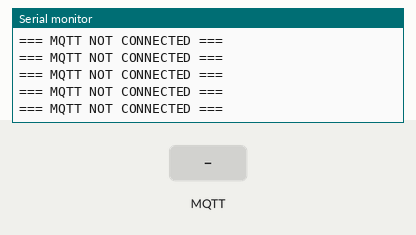
A sketch run on a simulated Arduino Leonardo, built with avr-gcc and run on an emulated ATmega32U4. On the bench: the last lines printed to the serial monitor. The inputs (shaded band) are chosen by the test bench. Random numbers use the default seed unless the sketch sets one; no MQTT or app messages arrive unless stated.

Above: at 7.2 s.
7.3 s: MQTT message "1" arrives on the first subscribed topic
10.3 s: MQTT message "on" arrives on the first subscribed topic
At 11.5 s:
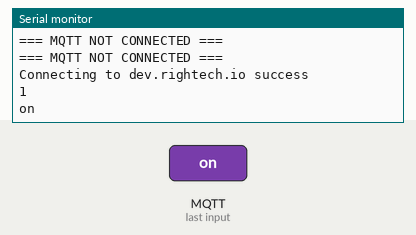
11.8 s: MQTT message "off" arrives on the first subscribed topic
At 12.8 s:
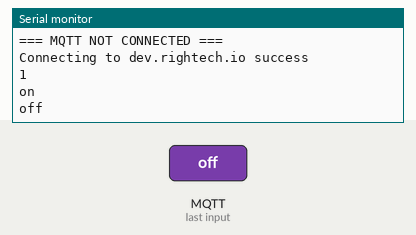

Measured:
- after the input at 10.3 s, the serial monitor: prints a new line at once (image 1)
- after the input at 11.8 s, the serial monitor: prints a new line at once (image 2)

The sketch:

sketch_feb27a.ino
```cpp
// Select your modem:
#define TINY_GSM_MODEM_SIM800

// Set serial for debug console (to the Serial Monitor, default speed 115200)
#define SerialMon Serial

// Set serial for AT commands (to the module)
// Use Hardware Serial on Mega, Leonardo, Micro
#ifndef __AVR_ATmega328P__
#define SerialAT Serial1

// or Software Serial on Uno, Nano
#else
#include <SoftwareSerial.h>
SoftwareSerial SerialAT(8, 9);  // RX, TX
#endif

// See all AT commands, if wanted
// #define DUMP_AT_COMMANDS

// Define the serial console for debug prints, if needed
#define TINY_GSM_DEBUG SerialMon

// Add a reception delay, if needed.
// This may be needed for a fast processor at a slow baud rate.
#define TINY_GSM_YIELD() { delay(2); }

// Your GPRS credentials, if any
const char apn[]      = "internet";
const char gprsUser[] = "";
const char gprsPass[] = "";

// MQTT details
const char* broker = "dev.rightech.io";

#include <TinyGsmClient.h>
#include <PubSubClient.h>

#define PUB_DELAY (5 * 1000) /* 5 seconds */

#ifdef DUMP_AT_COMMANDS
#include <StreamDebugger.h>
StreamDebugger debugger(SerialAT, SerialMon);
TinyGsm        modem(debugger);
#else
TinyGsm        modem(SerialAT);
#endif
TinyGsmClient client(modem);
PubSubClient  mqtt(client);

uint32_t lastReconnectAttempt = 0;

void mqttCallback(char* topic, byte* payload, unsigned int len) {
  SerialMon.println(topic);
  SerialMon.write(payload, len);
  SerialMon.println();
}

boolean mqttConnect() {
  SerialMon.print("Connecting to ");
  SerialMon.print(broker);

  // Connect to MQTT Broker
  boolean status = mqtt.connect("65db409902f9edea22d739a0");

  if (status == false) {
    SerialMon.println(" fail");
    return false;
  }
  SerialMon.println(" success");

  mqtt.subscribe("base/relay/led1");
  return mqtt.connected();
}


void setup() {
  // Set console baud rate
  SerialMon.begin(115200);
  delay(10);

  SerialMon.println("Wait...");

  // Set GSM module baud rate
  SerialAT.begin(9600);
  delay(6000);

  // Restart takes quite some time
  // To skip it, call init() instead of restart()
  SerialMon.println("Initializing modem...");
  modem.restart();
  // modem.init();

  String modemInfo = modem.getModemInfo();
  SerialMon.print("Modem Info: ");
  SerialMon.println(modemInfo);

  SerialMon.print("Waiting for network...");
  if (!modem.waitForNetwork()) {
    SerialMon.println(" fail");
    delay(10000);
    return;
  }
  SerialMon.println(" success");

  if (modem.isNetworkConnected()) {
    SerialMon.println("Network connected");
  }

  // GPRS connection parameters are usually set after network registration
  SerialMon.print(F("Connecting to "));
  SerialMon.print(apn);
  if (!modem.gprsConnect(apn, gprsUser, gprsPass)) {
    SerialMon.println(" fail");
    delay(10000);
    return;
  }
  SerialMon.println(" success");

  if (modem.isGprsConnected()) {
    SerialMon.println("GPRS connected");
  }

  // MQTT Broker setup
  mqtt.setServer(broker, 1883);
  mqtt.setCallback([] (char* topic, byte * payload, unsigned int len)  {
    SerialMon.write(payload, len);
    SerialMon.println();
  });
}


long last = 0;
void publishTemperature() {
  long now = millis();
  if (now - last > PUB_DELAY) {
    mqtt.publish("base/state/temperature", String(random(20, 30)).c_str());
    mqtt.publish("base/state/humidity", String(random(40, 90)).c_str());
    last = now;
  }
}

void loop() {
  // Make sure we're still registered on the network
  if (!modem.isNetworkConnected()) {
    SerialMon.println("Network disconnected");
    if (!modem.waitForNetwork(180000L, true)) {
      SerialMon.println(" fail");
      delay(10000);
      return;
    }
    if (modem.isNetworkConnected()) {
      SerialMon.println("Network re-connected");
    }

    // and make sure GPRS/EPS is still connected
    if (!modem.isGprsConnected()) {
      SerialMon.println("GPRS disconnected!");
      SerialMon.print(F("Connecting to "));
      SerialMon.print(apn);
      if (!modem.gprsConnect(apn, gprsUser, gprsPass)) {
        SerialMon.println(" fail");
        delay(10000);
        return;
      }
      if (modem.isGprsConnected()) {
        SerialMon.println("GPRS reconnected");
      }
    }
  }

  if (!mqtt.connected()) {
    SerialMon.println("=== MQTT NOT CONNECTED ===");
    // Reconnect every 10 seconds
    uint32_t t = millis();
    if (t - lastReconnectAttempt > 10000L) {
      lastReconnectAttempt = t;
      if (mqttConnect()) {
        lastReconnectAttempt = 0;
      }
    }
    delay(100);
    return;
  }

  mqtt.loop();
  publishTemperature();
}
```
